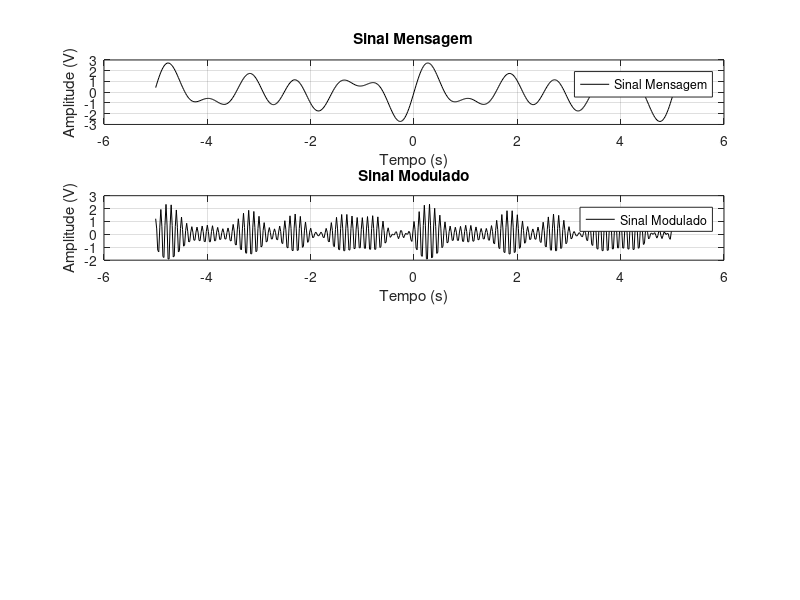

Here is the MATLAB script that generated this plot: (Note: this script raises an error after producing the figure.)
%% Gerar o Sinal
%clear all
Ac = 1;
ka = 0.5;
T_s = 0.02;     % periodo de amostragem
t = -5:T_s:5;   % instantes em que ocorre a amostragem
f_c = -10;   % frequencia angular da carrier (<1/T_s/4)

% Mensagem
f_m = 5.0;
sinal_mensagem = sin(f_m*t) + sin(1.5*f_m*t) + sin(.75*f_m*t);

f1 = figure;
f2 = figure;

figure(f1)
subplot(4,1,1);
plot(t,sinal_mensagem,'black');
title('Sinal Mensagem');
xlabel('Tempo (s)')
ylabel('Amplitude (V)')
legend('Sinal Mensagem');
grid on

%% AM-DSB - Modulacao

sinal_modulador = cos(2*pi*f_c*t);
s = Ac*(1+ka*sinal_mensagem).*sinal_modulador;

figure(f1)
subplot(4,1,2);
plot(t,s,'black');
title('Sinal Modulado');
xlabel('Tempo (s)')
ylabel('Amplitude (V)')
legend('Sinal Modulado');
grid on
%% AM-DSB - Demodulacao

x = 2*s.*sinal_modulador;
y = lowpass(x, abs(f_c) ,1/T_s,ImpulseResponse="iir",Steepness=0.7);
z = y - Ac;
m = z/(Ac*ka);

figure(f1)
subplot(4,1,3);
plot(t,m,'black');
title('Sinal Demodulado');
xlabel('Tempo (s)')
ylabel('Amplitude (V)')
legend('Sinal Demodulado');
grid on

%%
subplot(4,1,4);
plot(t,sinal_mensagem,'blue'); hold on;
plot(t,m,'red'); hold off;
title('Sinal Mensagem vs Sinal Demodulado');
xlabel('Tempo (s)')
ylabel('Amplitude (V)')
%legend('Sinal Demodulado');
grid on

%% AM-DSB - Avaliando no domínio da Frequência
f_s = 1/T_s;
N = length(sinal_mensagem); 
f = (-N/2:N/2-1)*(f_s/N);

X = fft(sinal_mensagem); 
X_mag = abs(fftshift(X))/N; 

figure(f2)
subplot(2,1,1)
plot(f, X_mag);
title('FFT do Sinal Mensagem');
xlabel('Frequência')
ylabel('Magnitude')


Y = fft(m); 
Y_mag = abs(fftshift(Y))/N; 

figure(f2)
subplot(2,1,2)
plot(f, Y_mag);
title('FFT do Sinal Demodulado');
xlabel('Frequência')
ylabel('Magnitude')